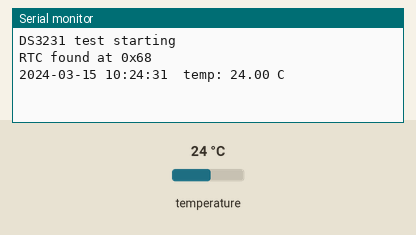
Simulated run of this sketch. Board: Arduino Uno, built with avr-gcc and run on an emulated ATmega328P. On the bench: the last lines printed to the serial monitor. Inputs (shaded band) come from the test bench; at power-on: temperature 24 °C. The local clock reads 2024-03-15 10:24:30 at power-on unless the sketch sets it.

Above: at 1.2 s.
1.3 s: temperature set to 12 °C
At 2.6 s:
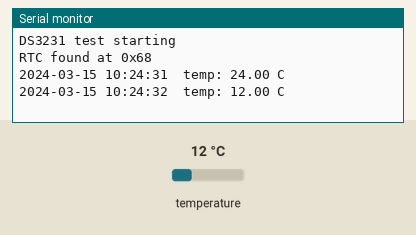
2.8 s: temperature set to 19 °C
At 3.8 s:
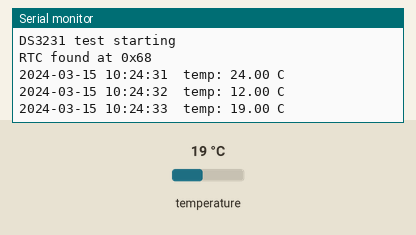
Timing chart, 0 to 5.8 s (numbered marks = the images above; inputs shaded):
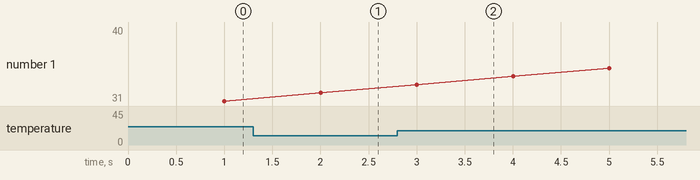

Measured:
- after the input at 1.3 s, the serial monitor: prints a new line after 0.70 s (image 1)
- after the input at 2.8 s, the serial monitor: prints a new line after 0.20 s (image 2)

The sketch:

rtc_test.ino
```cpp
// DS3231 RTC test for the Uno clone.
// Wiring: VCC -> 5V, GND -> GND, SDA -> A4, SCL -> A5.
// Open the serial monitor at 9600 baud.

#include <Wire.h>
#include <RTClib.h>

RTC_DS3231 rtc;

void setup() {
  Serial.begin(9600);
  while (!Serial) {}
  Serial.println(F("DS3231 test starting"));

  Wire.begin();
  Wire.beginTransmission(0x68);
  if (Wire.endTransmission() != 0) {
    Serial.println(F("No device at I2C address 0x68. Check wiring: SDA->A4, SCL->A5, VCC->5V, GND->GND."));
    while (true) {}
  }

  if (!rtc.begin()) {
    Serial.println(F("RTC found on I2C but rtc.begin() failed."));
    while (true) {}
  }
  Serial.println(F("RTC found at 0x68"));

  // Only set the clock if it has lost its time (new module, dead/missing battery).
  // It uses the time this sketch was compiled, so upload right after compiling.
  if (rtc.lostPower()) {
    Serial.println(F("RTC lost power, setting time to compile time"));
    rtc.adjust(DateTime(F(__DATE__), F(__TIME__)));
  }
}

// Set the clock over serial: send "T<seconds since 1970>\n" (local standard time).
// tools/set_rtc_time.pl does this from the Mac.
void checkSetTimeCommand() {
  if (!Serial.available()) return;
  char line[16];
  size_t n = Serial.readBytesUntil('\n', line, sizeof(line) - 1);
  line[n] = '\0';
  if (line[0] != 'T') return;

  uint32_t t = strtoul(line + 1, NULL, 10);
  if (t < 1700000000UL) {  // anything before Nov 2023 is a bad value
    Serial.println(F("Bad time value"));
    return;
  }
  rtc.adjust(DateTime(t));
  char buf[] = "YYYY-MM-DD hh:mm:ss";
  Serial.print(F("Time set: "));
  Serial.println(DateTime(t).toString(buf));
}

void loop() {
  checkSetTimeCommand();

  static unsigned long lastPrint = 0;
  if (millis() - lastPrint < 1000) return;
  lastPrint = millis();

  DateTime now = rtc.now();
  char buf[] = "YYYY-MM-DD hh:mm:ss";
  Serial.print(now.toString(buf));
  Serial.print(F("  temp: "));
  Serial.print(rtc.getTemperature());
  Serial.println(F(" C"));
}
```
